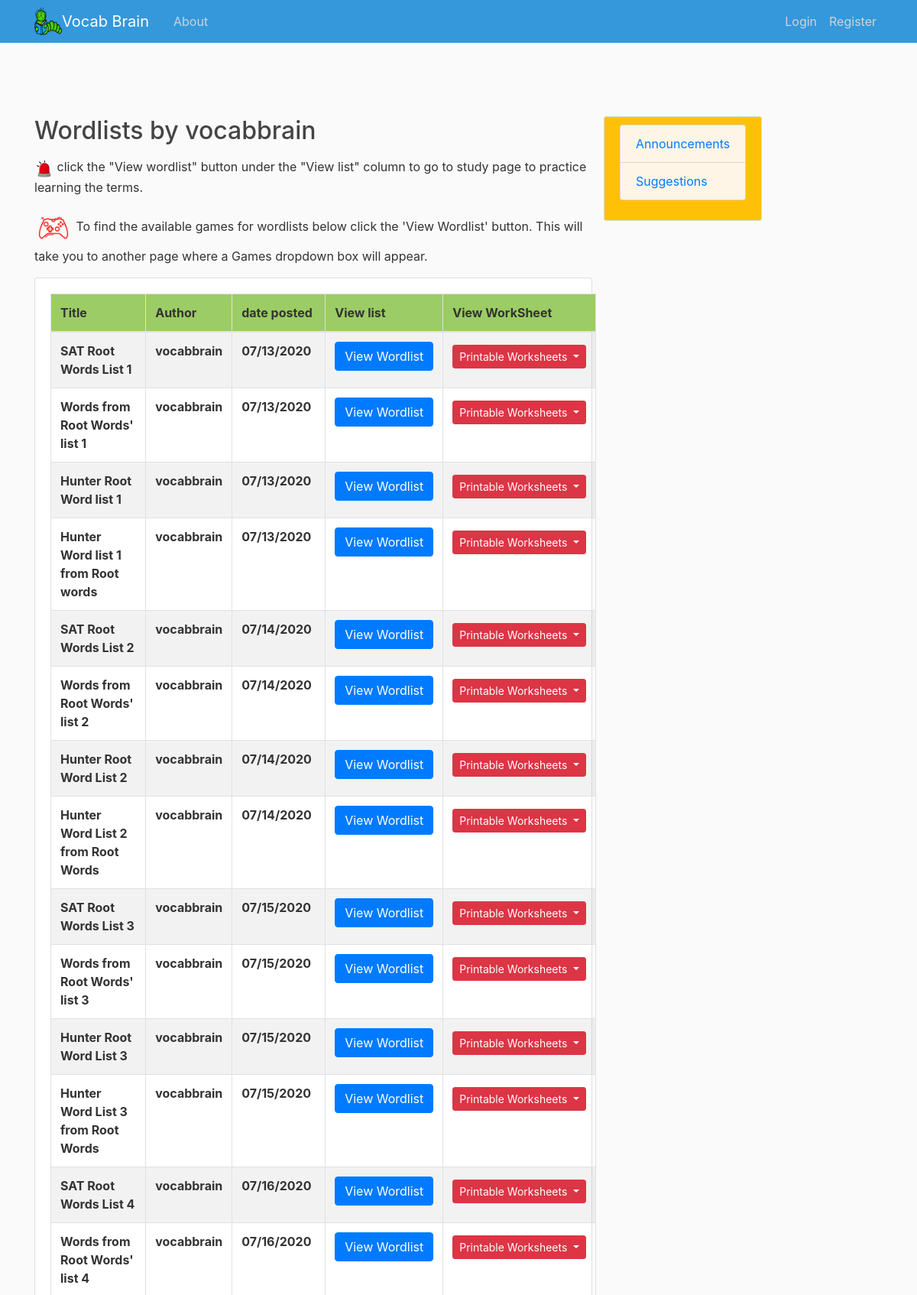
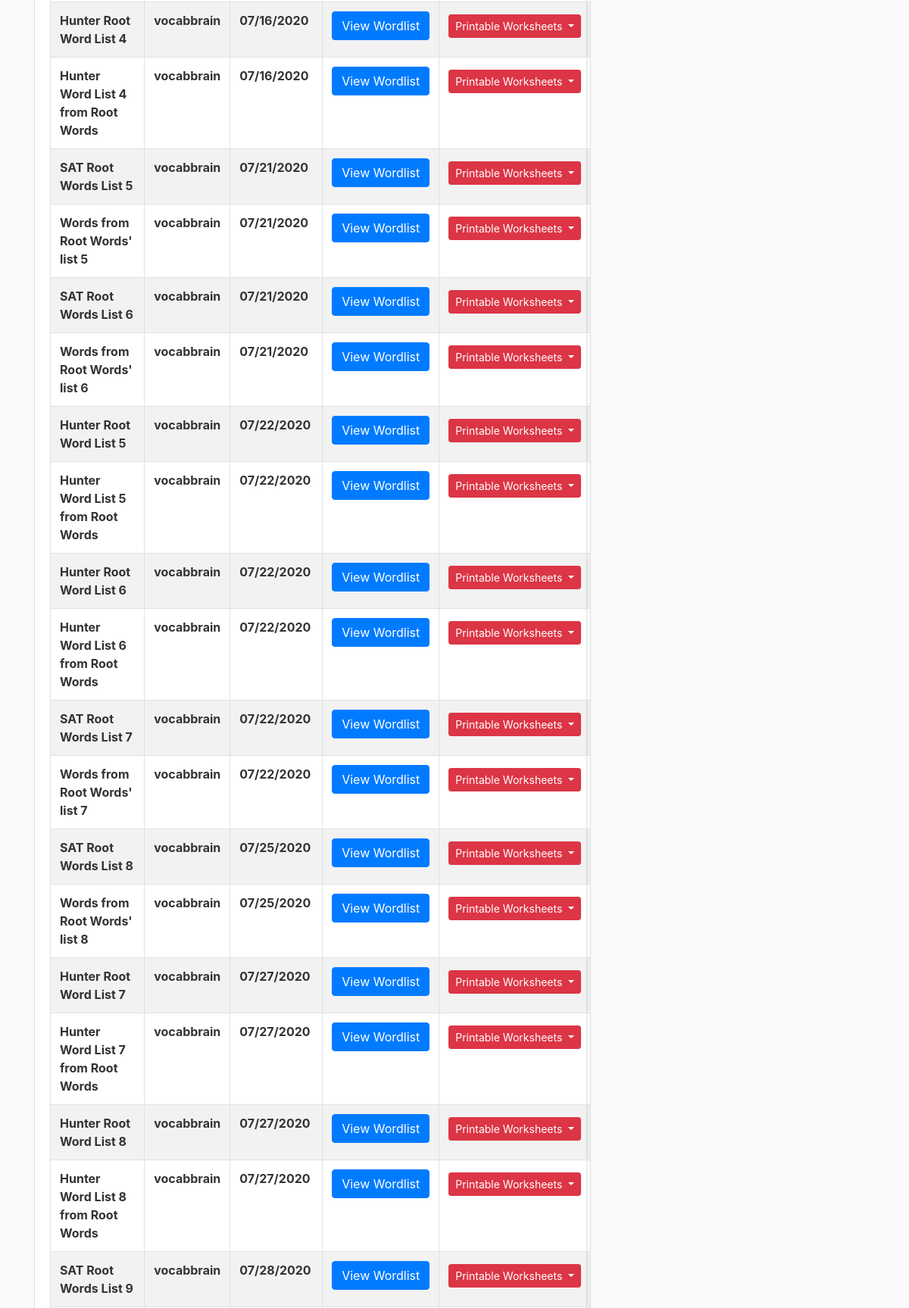
/user/wordlist/vocabbrain/ (upper part), run on the app's committed database (2 pictures, top to bottom).
### blog/models.py (models this page shows, shortened)
class WordList(models.Model):
    title = models.CharField(max_length=100)
    description = models.TextField()
    worksheet_text = RichTextUploadingField(blank=True, null=True)
    author = models.ForeignKey(User, on_delete=models.CASCADE)
    date_posted = models.DateTimeField(default=timezone.now)
    folder = models.ForeignKey(Folder, on_delete=models.SET_NULL, blank=True, null=True)

### blog/views.py (the view)
# urls.py: path('user/wordlist/<str:username>/', UserWordListView.as_view(), name='user-lists'),
class UserWordListView(ListView):
    model = WordList
    template_name = 'blog/user_lists.html'
    context_object_name = 'lists'
    def get_queryset(self):
        user = get_object_or_404(User, username=self.kwargs.get('username'))
        return WordList.objects.filter(author=user)
    def get_context_data(self, **kwargs):
        context = super(UserWordListView, self).get_context_data(**kwargs)
        user = get_object_or_404(User, username=self.kwargs.get('username'))
        context.update({
            'folders': Folder.objects.filter(author=user),
            'tests': Test.objects.filter(author=user)
        })
        return context

### blog/templates/blog/user_lists.html (shortened to what this page needs)
{% extends "blog/base.html" %}
{% block content%}
{% load static %}
<h2 class = "mb-3"> Wordlists by {{ view.kwargs.username }} </h2>
<p>
<img src="{% static "img/alert.gif" %}" alt="" width="25" height="25" viewBox="0 0 612 612">
click the "View wordlist" button under the "View list" column to go to study page to practice learning the terms.</p>
 <p> <img src="{% static "img/joystick.gif" %}" alt="" width="50" height="50" viewBox="0 0 612 612">
 To find the available games for wordlists below click the 'View Wordlist' button. This will take you to another page where a Games dropdown box will appear.</p>
   <div class = "row">
<div class = "col-md">
<div class = "card card-body">
    <table class = "table table-striped table-bordered mydatatable" width="100%">
    <thead>
        <tr style="background-color:#9CCC65 ">
            <th >Title</th>
            <th>Author</th>
             <th>date posted</th>
             <th>View list</th>
             <th>View WorkSheet</th>
        </tr>
    </thead>
    <tbody>
           {% for user in lists %}
       <tr>
            <th>  {{user.title}}</th>
            <th>  {{user.author}} </th>
            <th>  {{user.date_posted|date:"SHORT_DATE_FORMAT" }} </th>
            <th> <button class = "btn btn-primary" onclick="window.location.href='{% url 'list-detail' user.id %}'">View Wordlist </button></th>
            <th>
         <div class="dropdown">
  <button class="btn btn-danger btn-sm mt-1 mb-1 dropdown-toggle" type="button" id="dropdownMenuButton" data-toggle="dropdown" aria-haspopup="true" aria-expanded="false">
    Printable Worksheets
  </button>
</div>
            </th>
        </tr>
          {% endfor %}
      </tbody>
    </table>
    </div>
  </div>
</div>
{% endblock content %}

### blog/static/blog/main.css (style rules this page uses)
body { background: #fafafa; color: #333333; margin-top: 5rem; }
h1, h2, h3, h4, h5, h6 { color: #444444; }

### data on the page
WordList: title "SAT Root Words List 1", author "vocabbrain", date_posted "07/13/2020"
WordList: title "Words from Root Words' list 1", author "vocabbrain", date_posted "07/13/2020"
WordList: title "Hunter Root Word list 1", author "vocabbrain", date_posted "07/13/2020"
WordList: title "Hunter Word list 1 from Root words", author "vocabbrain", date_posted "07/13/2020"
WordList: title "SAT Root Words List 2", author "vocabbrain", date_posted "07/14/2020"
WordList: title "Words from Root Words' list 2", author "vocabbrain", date_posted "07/14/2020"
WordList: title "Hunter Root Word List 2", author "vocabbrain", date_posted "07/14/2020"
WordList: title "Hunter Word List 2 from Root Words", author "vocabbrain", date_posted "07/14/2020"
WordList: title "SAT Root Words List 3", author "vocabbrain", date_posted "07/15/2020"
WordList: title "Words from Root Words' list 3", author "vocabbrain", date_posted "07/15/2020"
WordList: title "Hunter Root Word List 3", author "vocabbrain", date_posted "07/15/2020"
WordList: title "Hunter Word List 3 from Root Words", author "vocabbrain", date_posted "07/15/2020"
WordList: title "SAT Root Words List 4", author "vocabbrain", date_posted "07/16/2020"
WordList: title "Words from Root Words' list 4", author "vocabbrain", date_posted "07/16/2020"
WordList: title "Hunter Root Word List 4", author "vocabbrain", date_posted "07/16/2020"
WordList: title "Hunter Word List 4 from Root Words", author "vocabbrain", date_posted "07/16/2020"
WordList: title "SAT Root Words List 5", author "vocabbrain", date_posted "07/21/2020"
WordList: title "Words from Root Words' list 5", author "vocabbrain", date_posted "07/21/2020"
WordList: title "SAT Root Words List 6", author "vocabbrain", date_posted "07/21/2020"
WordList: title "Words from Root Words' list 6", author "vocabbrain", date_posted "07/21/2020"
WordList: title "Hunter Root Word List 5", author "vocabbrain", date_posted "07/22/2020"
WordList: title "Hunter Word List 5 from Root Words", author "vocabbrain", date_posted "07/22/2020"
WordList: title "Hunter Root Word List 6", author "vocabbrain", date_posted "07/22/2020"
WordList: title "Hunter Word List 6 from Root Words", author "vocabbrain", date_posted "07/22/2020"
WordList: title "SAT Root Words List 7", author "vocabbrain", date_posted "07/22/2020"
WordList: title "Words from Root Words' list 7", author "vocabbrain", date_posted "07/22/2020"
WordList: title "SAT Root Words List 8", author "vocabbrain", date_posted "07/25/2020"
WordList: title "Words from Root Words' list 8", author "vocabbrain", date_posted "07/25/2020"
WordList: title "Hunter Root Word List 7", author "vocabbrain", date_posted "07/27/2020"
WordList: title "Hunter Word List 7 from Root Words", author "vocabbrain", date_posted "07/27/2020"
WordList: title "Hunter Root Word List 8", author "vocabbrain", date_posted "07/27/2020"
WordList: title "Hunter Word List 8 from Root Words", author "vocabbrain", date_posted "07/27/2020"
WordList: title "SAT Root Words List 9", author "vocabbrain", date_posted "07/28/2020"

### other printed values
{{ view.kwargs.username }} "vocabbrain"
